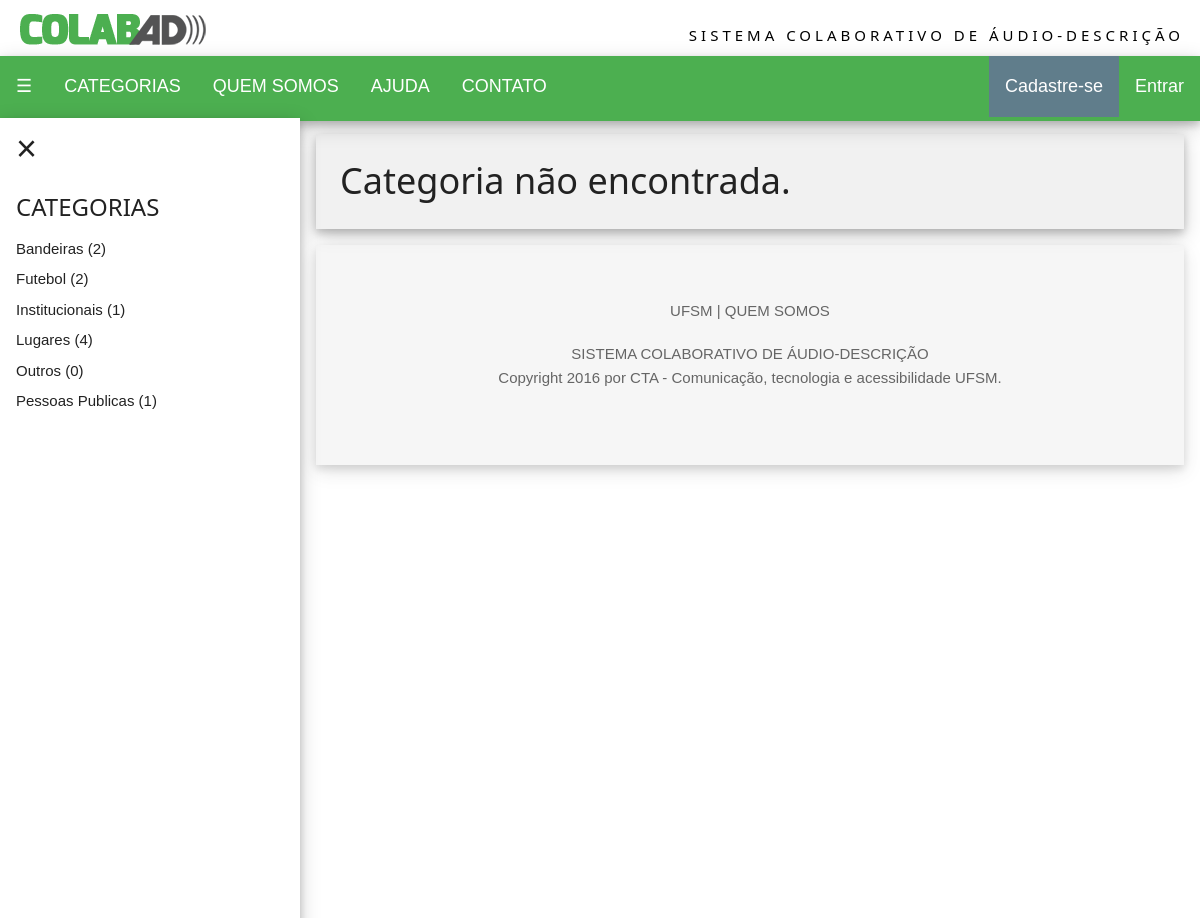
Screenshot of /siteCTA/categoria.php with the database file from the repository.
### tables this page shows
CREATE TABLE IF NOT EXISTS `categoria` (
  `cat_codigo` int(11) NOT NULL AUTO_INCREMENT,
  `cat_nome` varchar(50) DEFAULT NULL,
  PRIMARY KEY (`cat_codigo`)
);

### siteCTA/include/config.php (called while the page is built)
<?php
    $URL_PADRAO="http://localhost/ProjetoCTA\siteCTA";
?>

### siteCTA/include/funcoes.php (called while the page is built, shortened)
<?php
function contaCategoria($codCat){
    include("conexao.php");
    $sql = "SELECT `img_codigo`
            FROM `imagens`
            WHERE `cat_codigo` = $codCat";
    $query = $mysqli->query($sql);
    return mysqli_num_rows($query);
}

### siteCTA/navegacao.php (the view, shortened to what this page needs)
<?php
    include("include/config.php");
    include("include/conexao.php");
    include("include/funcoes.php");
    if (isset($_SESSION['Categorias'])){
        $categoriaSessao = $_SESSION['Categorias'];
    } else {
        $categoriaSessao = 0;
    }
?>
<div class="w3-top">
    <div class="w3-row w3-white w3-padding">
        <div class="w3-half" style="margin:4px 0 6px 0"><a href='<?php echo $URL_PADRAO; ?>'><img src='./img/logotipoColabAD.png' alt='colabad.ufsm.com'></a></div>
        <div class="w3-half w3-margin-top w3-wide w3-hide-medium w3-hide-small"><div class="w3-right">SISTEMA COLABORATIVO DE ÁUDIO-DESCRIÇÃO</div></div>
    </div>
    <ul class="w3-navbar w3-theme w3-large w3-card-4">
        <li><a class="w3-hover-black w3-padding-16 w3-opennav" href="javascript:void(0)" onclick="w3_open()">☰</a></li>
        <li><a class="w3-hover-black w3-padding-16" href="javascript:void(0)" onclick="w3_show_nav('menuCategoria')">CATEGORIAS</a></li>
        <li><a class="w3-hover-black w3-padding-16" href="javascript:void(0)" onclick="w3_show_nav('menuQuemSomos')">QUEM SOMOS</a></li>
        <li><a class="w3-hover-black w3-padding-16" href="javascript:void(0)" onclick="w3_show_nav('menuAjuda')">AJUDA</a></li>
        <li><a class="w3-hover-black w3-padding-16" href="javascript:void(0)" onclick="w3_show_nav('menuContato')">CONTATO</a></li>
        <?php
            if (empty($categoriaSessao)) {
                echo '<li class="w3-right"><a class="w3-btn w3-green w3-hover-black w3-large w3-padding-16" href="./entrar.php">Entrar</a></li>';
                echo '<li class="w3-right"><a class="w3-btn w3-blue-grey w3-hover-black w3-large w3-padding-16" href="./usuario_cadastrar.php">Cadastre-se</a></li>';
            }
        ?>
    </ul>
</div>
<div class="w3-sidenav w3-card-4" style="width:300px">
    <a href="javascript:void(0)" onclick="w3_close()" class="w3-closenav w3-xxlarge">×</a>
    <div id="menuCategoria" class="myMenu" <?php if ($pagina != 'IN') {echo " style='display:none'";} ?>>
    <div class="w3-container"><h3>CATEGORIAS</h3></div>
    <?php
        $sqlCat = "SELECT `cat_codigo`, `cat_nome` FROM `categoria` ORDER BY `cat_nome`";
        $queryCat = $mysqli->query($sqlCat);
        $rowsCat = mysqli_num_rows($queryCat);
        if ($rowsCat > 0) {
            while ($registroCat = $queryCat->fetch_assoc()) {
                echo '<a href="./categoria.php?id='.$registroCat['cat_codigo'].'">'.(utf8_encode($registroCat['cat_nome'])).' (';
                echo contaCategoria($registroCat['cat_codigo']);
                echo ')</a>';
            }
        } else {
            echo "<a>Nenhuma categoria encontrada</a>";
        }
    ?>
    </div>
</div>

### siteCTA/css/w3.css (style rules this page uses)
html { -ms-text-size-adjust:100%;-webkit-text-size-adjust:100% }
body { margin:0 }
a { -webkit-tap-highlight-color:transparent;background-color:transparent }
img { border:0 }
html,body { font-family:Verdana,sans-serif;font-size:15px;line-height:1.5 }
h1,h2,h3,h4,h5,h6,.w3-slim,.w3-wide { font-family:"Segoe UI",Arial,sans-serif }
h3 { font-size:24px }
h1,h2,h3,h4,h5,h6 { font-weight:400;margin:10px 0 }
.w3-wide { letter-spacing:4px }
img { margin-bottom:-5px }
a { color:inherit }
.w3-btn,.w3-btn-block { border:none;display:inline-block;outline:0;padding:6px 16px;vertical-align:middle;overflow:hidden;text-decoration:none !important;color:#fff;background-color:#000;text-align:center;cursor:pointer;white-space:nowrap }
.w3-btn,.w3-btn-floating,.w3-btn-floating-large,.w3-closenav,.w3-opennav { -webkit-touch-callout:none;-webkit-user-select:none;-khtml-user-select:none;-moz-user-select:none;-ms-user-select:none;user-select:none }
.w3-navbar { list-style-type:none;margin:0;padding:0;overflow:hidden }
.w3-navbar li { float:left }
.w3-navbar li a { display:block;padding:8px 16px }
.w3-navbar a,.w3-topnav a,.w3-sidenav a,.w3-dropnav a,.w3-dropdown-content a,.w3-accordion-content a { text-decoration:none !important }
.w3-opennav,.w3-closenav { color:inherit }
.w3-navbar a,.w3-topnav a,.w3-sidenav a,.w3-dropnav a,.w3-pagination li a,.w3-hoverable tbody tr,.w3-btn,.w3-btn-floating,.w3-btn-floating-large,.w3-hover-opacity,.w3-hover-shadow,.w3-accordion-content a,.w3-dropdown-content a,.w3-dropdown-click:hover,.w3-dropdown-hover:hover,.w3-opennav,.w3-closenav,.w3-closebtn, .w3-hover-amber,.w3-hover-aqua,.w3-hover-blue,.w3-hover-light-blue,.w3-hover-brown,.w3-hover-cyan,.w3-hover-blue-grey,.w3-hover-green,.w3-hover-light-green,.w3-hover-indigo,.w3-hover-khaki,.w3-hover-lime,.w3-hover-orange,.w3-hover-deep-orange,.w3-hover-pink, .w3-hover-purple,.w3-hover-deep-purple,.w3-hover-red,.w3-hover-sand,.w3-hover-teal,.w3-hover-yellow,.w3-hover-white,.w3-hover-black,.w3-hover-grey,.w3-hover-light-grey,.w3-hover-dark-grey,.w3-hover-text-amber,.w3-hover-text-aqua,.w3-hover-text-blue,.w3-hover-text-light-blue, .w3-hover-text-brown,.w3-hover-text-cyan,.w3-hover-text-blue-grey,.w3-hover-text-green,.w3-hover-text-light-green,.w3-hover-text-indigo,.w3-hover-text-khaki,.w3-hover-text-lime,.w3-hover-text-orange,.w3-hover-text-deep-orange,.w3-hover-text-pink,.w3-hover-text-purple, .w3-hover-text-deep-purple,.w3-hover-text-red,.w3-hover-text-sand,.w3-hover-text-teal,.w3-hover-text-yellow,.w3-hover-text-white,.w3-hover-text-black,.w3-hover-text-grey,.w3-hover-text-light-grey,.w3-hover-text-dark-grey { -webkit-transition:all 0.3s ease,color 0.15s ease;transition:all 0.3s ease,color 0.15s ease }
.w3-sidenav { height:100%;width:200px;background-color:#fff;position:fixed !important;z-index:1;overflow:auto }
.w3-sidenav a { padding:4px 2px 4px 16px }
.w3-sidenav a,.w3-dropnav a { display:block }
.w3-container:after,.w3-row:after,.w3-row-padding:after,.w3-topnav:after,.w3-clear:after,.w3-btn-group:before,.w3-btn-group:after { content:"";display:table;clear:both }
.w3-col,.w3-half,.w3-third,.w3-twothird,.w3-quarter { float:left;width:100% }
.w3-col.s12,.w3-half,.w3-third,.w3-twothird,.w3-quarter { width:99.99999% }
@media only screen and (min-width:601px) { .w3-col.m6,.w3-half { width:49.99999% } }
@media only screen and (min-width:993px) { .w3-col.l6,.w3-half { width:49.99999% } }
.w3-top,.w3-bottom { position:fixed;width:100%;z-index:1 }
.w3-top { top:0 }
.w3-right { float:right !important }
.w3-large { font-size:18px !important }
.w3-xxlarge { font-size:36px !important }
.w3-margin-top { margin-top:16px !important }
.w3-padding-medium,.w3-padding,.w3-form { padding:8px 16px !important }
.w3-padding-16 { padding-top:16px !important;padding-bottom:16px !important }
.w3-container { padding:0.01em 16px }
.w3-card-4,.w3-hover-shadow:hover { box-shadow:0 4px 8px 0 rgba(0,0,0,0.2),0 6px 20px 0 rgba(0,0,0,0.19) !important }
.w3-blue-grey,.w3-hover-blue-grey:hover { color:#fff !important;background-color:#607d8b !important }
.w3-green,.w3-hover-green:hover { color:#fff !important;background-color:#4CAF50 !important }
.w3-white,.w3-hover-white:hover { color:#000 !important;background-color:#fff !important }

### siteCTA/css/csspersonalizado.css (style rules this page uses)
.w3-theme { color:#fff !important; background-color:#4CAF50 !important; }
.w3-btn { background-color:#4CAF50; margin-bottom:4px; }

### rows the page displays
categoria: cat_nome "Bandeiras", cat_codigo "2"
categoria: cat_nome "Futebol", cat_codigo "2"
categoria: cat_nome "Institucionais", cat_codigo "1"
categoria: cat_nome "Lugares", cat_codigo "4"
categoria: cat_nome "Outros", cat_codigo "0"
categoria: cat_nome "Pessoas Publicas", cat_codigo "1"

### other values shown
$nome "não encontrada."
